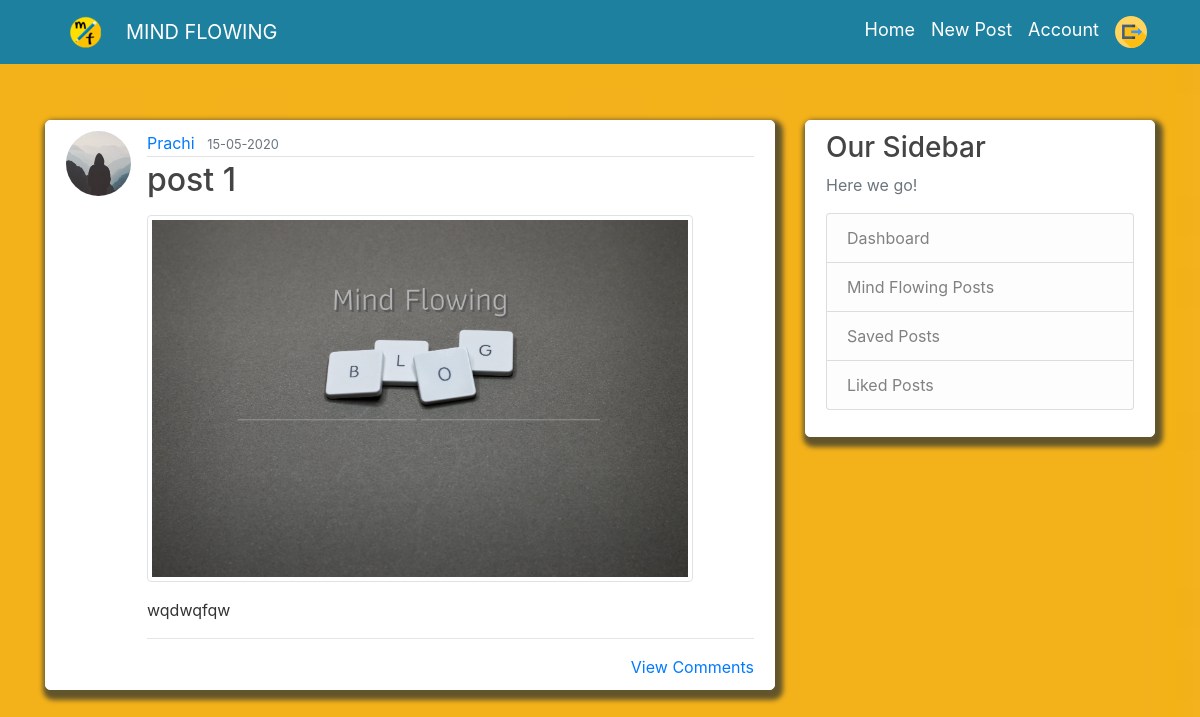
The app's page /post/1 (signed in) with its own data.
### flaskblog/models.py (models this page shows, shortened)
class User(db.Model, UserMixin):
    id = db.Column(db.Integer, primary_key=True)
    username = db.Column(db.String(20), unique=True, nullable=False)
    email = db.Column(db.String(120), unique=True, nullable=False)
    image_file = db.Column(db.String(20), nullable=False, default='default.jpg')
    password = db.Column(db.String(60), nullable=False)
    posts = db.relationship('Post', backref='author', lazy=True)
    liked = db.relationship('PostLike',foreign_keys='PostLike.user_id', backref='user', lazy='dynamic')
    saved = db.relationship('PostSave',foreign_keys='PostSave.user_id', backref='user', lazy='dynamic')
    unliked = db.relationship('PostUnLike',foreign_keys='PostUnLike.user_id', backref='user', lazy='dynamic')
    commented = db.relationship('PostComment',foreign_keys='PostComment.user_id',backref='user',lazy='dynamic')
    image = db.relationship('PostComment',foreign_keys='PostComment.user_id',backref='img',lazy=True)
    confirmed = db.Column(db.Boolean, nullable=False, default=False)
    followed = db.relationship('Follow',
                               foreign_keys='Follow.follower_id',
                               backref=db.backref('follower', lazy='joined'),
                               lazy='dynamic',
                               cascade='all, delete-orphan')
    followers = db.relationship('Follow',
                                foreign_keys='Follow.followed_id',
                                backref=db.backref('followed', lazy='joined'),
                                lazy='dynamic',
                                cascade='all, delete-orphan')

class Post(db.Model,UserMixin):
    id = db.Column(db.Integer, primary_key=True)
    title = db.Column(db.String(100), nullable=False)
    date_posted = db.Column(db.DateTime, nullable=False, default=datetime.utcnow)
    content = db.Column(db.Text, nullable=False)
    user_id = db.Column(db.Integer, db.ForeignKey('user.id'), nullable=False)
    likes = db.relationship('PostLike', backref='post', lazy='dynamic')
    unlikes = db.relationship('PostUnLike', backref='post', lazy='dynamic')
    comments = db.relationship('PostComment',backref='post',lazy='dynamic')
    saves = db.relationship('PostSave', backref='post', lazy='dynamic')
    image = db.Column(db.String(100))

### flaskblog/routes.py (the view)
@app.route("/post/<int:post_id>",methods=['GET','POST'])
@login_required
def post(post_id):
    post = Post.query.get_or_404(post_id)
    form = PostCommentForm()
    image = url_for('static', filename='post_pics/' + post.image)
    return render_template('post.html', title=post.title, post=post,form=form,image=image)

### flaskblog/models.py (called while the page is built)
@login_manager.user_loader
def load_user(user_id):
    return User.query.get(int(user_id))

### flaskblog/templates/post.html (shortened to what this page needs)
{% extends "layout.html" %}
{% block content %}
<article class="media content-section">
  <img class="rounded-circle article-img img-fluid"
    src="{{ url_for('static', filename='profile_pics/' + post.author.image_file) }}">
  <div class="media-body">
    <div class="article-metadata">
      <a class="mr-2" href="{{ url_for('user_posts', username=post.author.username) }}">{{ post.author.username }}</a>
      <small class="text-muted">{{ post.date_posted.strftime('%d-%m-%Y') }}</small>
    </div>
    <h2 class="article-title">{{ post.title }}</h2>
    {% if post.image %}
    <div class="image_container pb-3 pt-2">
      <img src="{{url_for('static', filename='post_pics/' + post.image)}}" class="img-fluid img-thumbnail"
        style="max-width: 90%;" alt="Responsive image">
    </div>
    {% endif %}
    <p class="article-content">{{ post.content }}</p>
    <hr>
    <a style="float:right;" href="{{url_for('post_comment',post_id=post.id)}}">View Comments</a>
  </div>
</article>
{% endblock content %}

### flaskblog/static/main.css (style rules this page uses)
body { background: white; color: #333333; margin-top: 5rem; background: url("images/yellow.jpeg") no-repeat center center fixed; -webkit-background-size: cover; -moz-background-size: cover; -o-background-size: cover; background-size: cover; background-position: 0 20px; }
h1, h2, h3, h4, h5, h6 { color: #444444; }
.content-section { background: #ffffff; padding: 10px 20px; border: 0.5px solid white; border-radius: 5px; margin-bottom: 20px; box-shadow: 3px 5px 5px 5px #63552b; margin-top: 40px; }
.article-title { color: #444444; }
.article-img { height: 65px; width: 65px; margin-right: 16px; }
.article-metadata { padding-bottom: 1px; margin-bottom: 4px; border-bottom: 1px solid #e3e3e3 }

### records on screen
User: image_file (placeholder picture), author.username "Prachi"
Post: date_posted "15-05-2020", title "post 1", image (picture), content "wqdwqfqw"
